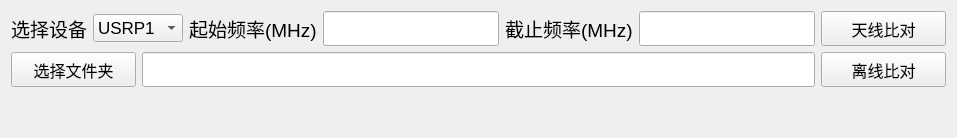
          <widget class="QWidget" name="tab_13">
           <attribute name="title">
            <string>天线比对</string>
           </attribute>
           <layout class="QVBoxLayout" name="verticalLayout_24">
            <item>
             <layout class="QHBoxLayout" name="horizontalLayout_13">
              <item>
               <widget class="QLabel" name="label_18">
                <property name="font">
                 <font>
                  <pointsize>14</pointsize>
                 </font>
                </property>
                <property name="text">
                 <string>选择设备</string>
                </property>
               </widget>
              </item>
              <item>
               <widget class="QComboBox" name="comboBox_6">
                <property name="minimumSize">
                 <size>
                  <width>90</width>
                  <height>0</height>
                 </size>
                </property>
                <property name="font">
                 <font>
                  <pointsize>13</pointsize>
                 </font>
                </property>
                <item>
                 <property name="text">
                  <string>USRP1</string>
                 </property>
                </item>
                <item>
                 <property name="text">
                  <string>USRP2</string>
                 </property>
                </item>
                <item>
                 <property name="text">
                  <string>USRP3</string>
                 </property>
                </item>
                <item>
                 <property name="text">
                  <string>USRP4</string>
                 </property>
                </item>
               </widget>
              </item>
              <item>
               <widget class="QLabel" name="label_19">
                <property name="font">
                 <font>
                  <pointsize>14</pointsize>
                 </font>
                </property>
                <property name="text">
                 <string>起始频率(MHz)</string>
                </property>
               </widget>
              </item>
              <item>
               <widget class="QLineEdit" name="lineEdit_14">
                <property name="minimumSize">
                 <size>
                  <width>0</width>
                  <height>35</height>
                 </size>
                </property>
                <property name="font">
                 <font>
                  <family>Times New Roman</family>
                  <pointsize>14</pointsize>
                  <weight>75</weight>
                  <bold>true</bold>
                 </font>
                </property>
               </widget>
              </item>
              <item>
               <widget class="QLabel" name="label_20">
                <property name="font">
                 <font>
                  <pointsize>14</pointsize>
                 </font>
                </property>
                <property name="text">
                 <string>截止频率(MHz)</string>
                </property>
               </widget>
              </item>
              <item>
               <widget class="QLineEdit" name="lineEdit_15">
                <property name="minimumSize">
                 <size>
                  <width>0</width>
                  <height>35</height>
                 </size>
                </property>
                <property name="font">
                 <font>
                  <family>Times New Roman</family>
                  <pointsize>14</pointsize>
                  <weight>75</weight>
                  <bold>true</bold>
                 </font>
                </property>
               </widget>
              </item>
              <item>
               <widget class="QPushButton" name="pushButton_28">
                <property name="sizePolicy">
                 <sizepolicy hsizetype="Minimum" vsizetype="Fixed">
                  <horstretch>0</horstretch>
                  <verstretch>0</verstretch>
                 </sizepolicy>
                </property>
                <property name="minimumSize">
                 <size>
                  <width>125</width>
                  <height>35</height>
                 </size>
                </property>
                <property name="font">
                 <font>
                  <pointsize>12</pointsize>
                 </font>
                </property>
                <property name="cursor">
                 <cursorShape>PointingHandCursor</cursorShape>
                </property>
                <property name="text">
                 <string>天线比对</string>
                </property>
               </widget>
              </item>
             </layout>
            </item>
            <item>
             <layout class="QHBoxLayout" name="horizontalLayout_27">
              <item>
               <widget class="QPushButton" name="pushButton_46">
                <property name="sizePolicy">
                 <sizepolicy hsizetype="Minimum" vsizetype="Fixed">
                  <horstretch>0</horstretch>
                  <verstretch>0</verstretch>
                 </sizepolicy>
                </property>
                <property name="minimumSize">
                 <size>
                  <width>125</width>
                  <height>35</height>
                 </size>
                </property>
                <property name="font">
                 <font>
                  <pointsize>12</pointsize>
                 </font>
                </property>
                <property name="cursor">
                 <cursorShape>PointingHandCursor</cursorShape>
                </property>
                <property name="text">
                 <string>选择文件夹</string>
                </property>
               </widget>
              </item>
              <item>
               <widget class="QLineEdit" name="lineEdit_37">
                <property name="minimumSize">
                 <size>
                  <width>0</width>
                  <height>35</height>
                 </size>
                </property>
                <property name="font">
                 <font>
                  <family>Times New Roman</family>
                  <pointsize>14</pointsize>
                  <weight>75</weight>
                  <bold>true</bold>
                 </font>
                </property>
               </widget>
              </item>
              <item>
               <widget class="QPushButton" name="pushButton_44">
                <property name="sizePolicy">
                 <sizepolicy hsizetype="Minimum" vsizetype="Fixed">
                  <horstretch>0</horstretch>
                  <verstretch>0</verstretch>
                 </sizepolicy>
                </property>
                <property name="minimumSize">
                 <size>
                  <width>125</width>
                  <height>35</height>
                 </size>
                </property>
                <property name="font">
                 <font>
                  <pointsize>12</pointsize>
                 </font>
                </property>
                <property name="cursor">
                 <cursorShape>PointingHandCursor</cursorShape>
                </property>
                <property name="text">
                 <string>离线比对</string>
                </property>
               </widget>
              </item>
             </layout>
            </item>
            <item>
             <layout class="QVBoxLayout" name="verticalLayout_41">
              <item>
               <spacer name="verticalSpacer_19">
                <property name="orientation">
                 <enum>Qt::Vertical</enum>
                </property>
                <property name="sizeHint" stdset="0">
                 <size>
                  <width>20</width>
                  <height>40</height>
                 </size>
                </property>
               </spacer>
              </item>
             </layout>
            </item>
           </layout>
          </widget>
